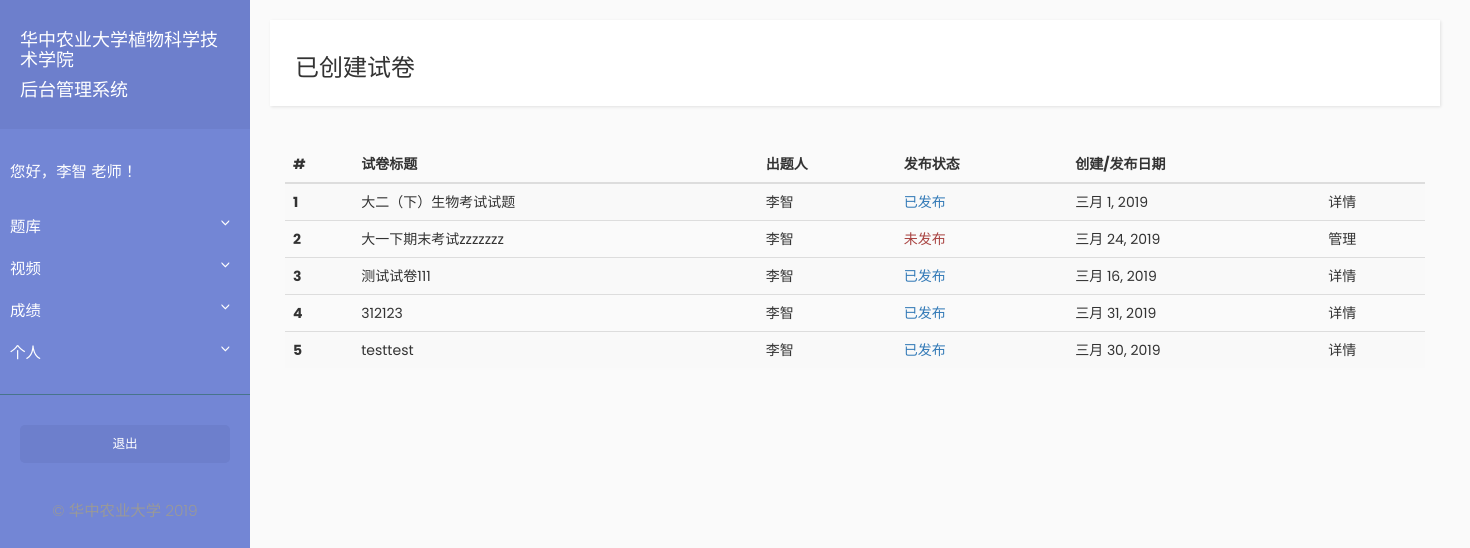
/teacher/papers (signed in), run on an earlier commit of the app's database.
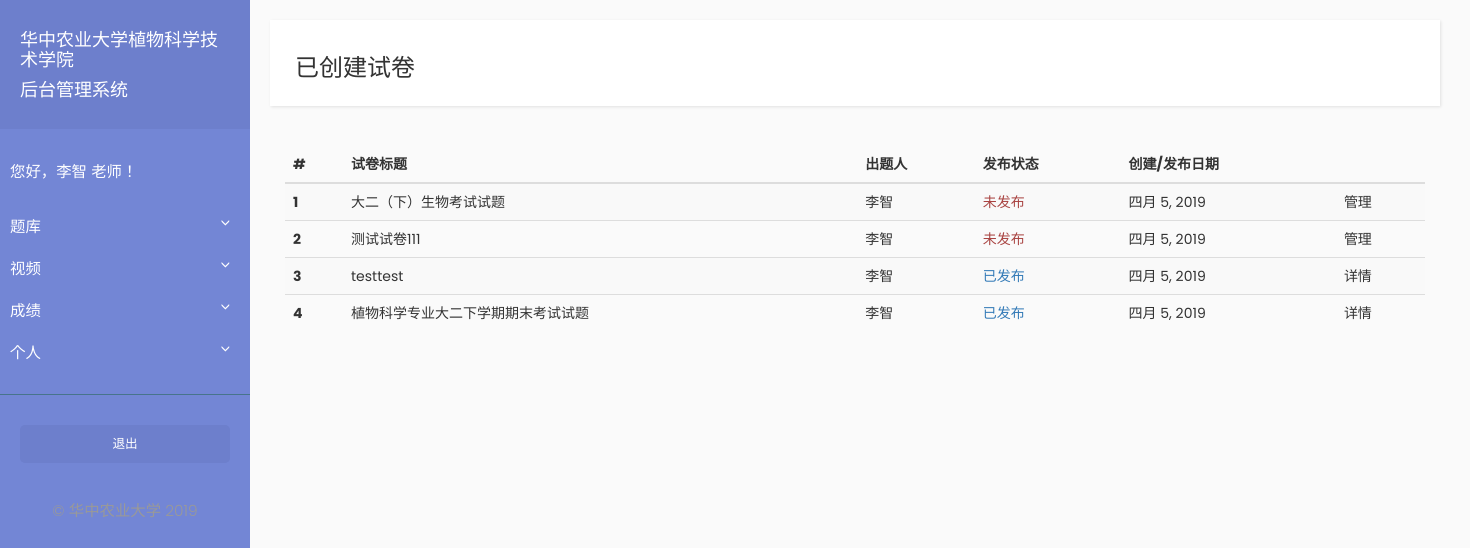
And on a later commit of the database.
### Examination/models.py (models this page shows, shortened)
class Paper(models.Model):
    title = models.CharField(max_length=1000)
    description = models.TextField()
    multiple_choice_question_total_score = models.IntegerField(default=0)
    essay_question_total_score = models.IntegerField(default=0)
    publish_date = models.DateField(auto_now=True)
    expire_date = models.DateField(default=date.today() + timedelta(days=30))  # default expire date is 30 days from now on
    is_published = models.BooleanField(default=False)
    paper_maker = models.ForeignKey(Teacher, on_delete=models.SET_NULL, null=True)

### Teacher/models.py (models this page shows, shortened)
class Teacher(models.Model):
    user = models.OneToOneField(User, on_delete=models.CASCADE)
    name = models.CharField(max_length=10)

### Teacher/views.py (the view)
# urls.py: path('papers', views.teacher_papers, name='papers'),
@login_required
def teacher_papers(request):
    papers = Paper.objects.filter(paper_maker=request.user.teacher)
    context = {'papers': papers}
    return render(request, 'teacher/papers.html', context=context)

### Teacher/templates/teacher/papers.html (shortened to what this page needs)
{% extends "teacher/base.html" %}
{% block title_block %}
<h3>已创建试卷</h3>
{% endblock %}
 {% block content_block %}
 {% load static %}
 <div class="container">
 <table class="table table-striped">
    <thead>
        <tr>
            <th scope="col">#</th>
            <th scope="col">试卷标题</th>
            <th scope="col">出题人</th>
            <th scope="col">发布状态</th>
            <th scope="col">创建/发布日期</th>
            <th scope="col"></th>
        </tr>
    </thead>
    <tbody>
        {% for paper in papers %}
        <tr>
            <th scope="row">{{ forloop.counter }}</th>
            <td>{{ paper.title }}</td>
            <td>{{ paper.paper_maker.name }}</td>
            {% if paper.is_published %}
            <td class="text-primary">已发布</td>
            {% else %}
            <td class="text-danger">未发布</td>
            {% endif %}
            <td>{{ paper.publish_date|date }}</td>
            {% if paper.is_published %}
            <td><a href="{% url 'examination:paper_info' paper.pk %}">详情</a></td>
            {% else %}
            <td><a href="{% url 'examination:paper_info' paper.pk %}">管理</a></td>
            {% endif %}
        </tr>
        {% endfor %}
    </tbody>
</table>
</div>
 {% endblock %}

What changed in the data, as far as the page shows it:
removed Paper: title "大一下期末考试zzzzzzz", paper_maker.name "李智", is_published "未发布", publish_date "三月 24, 2019"
removed Paper: title "312123", paper_maker.name "李智", is_published "已发布", publish_date "三月 31, 2019"
changed Paper "大二（下）生物考试试题": publish_date "三月 1, 2019" → "四月 5, 2019"; is_published "已发布 详情" → "未发布 管理"
changed Paper "测试试卷111": publish_date "三月 16, 2019" → "四月 5, 2019"; is_published "已发布 详情" → "未发布 管理"
changed Paper "testtest": publish_date "三月 30, 2019" → "四月 5, 2019"
added Paper: title "植物科学专业大二下学期期末考试试题", paper_maker.name "李智", is_published "已发布", publish_date "四月 5, 2019"
